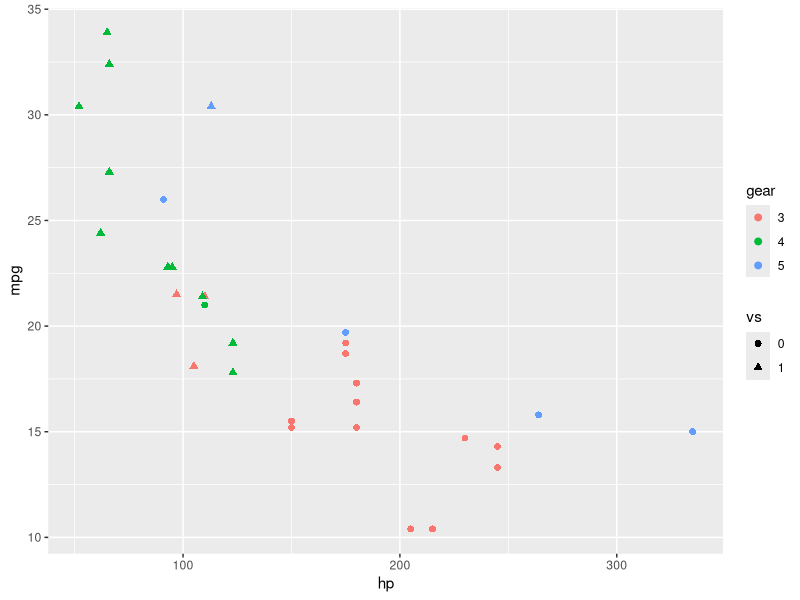

Write R code to recreate this figure.
## Añadir facets a los gráficos 

library(tidyverse)

datos <- mtcars

datos <- datos %>% 
  mutate_at(vars(c("cyl", "vs", "am", "gear", "carb")), factor) 

glimpse(datos)

## Gráfico Inicial

graf_ejemplo <- datos %>% 
  ggplot(aes(x = hp, y = mpg, col = gear, shape = vs)) + 
  geom_point(size = 2)

graf_ejemplo

## Añadir Facets

